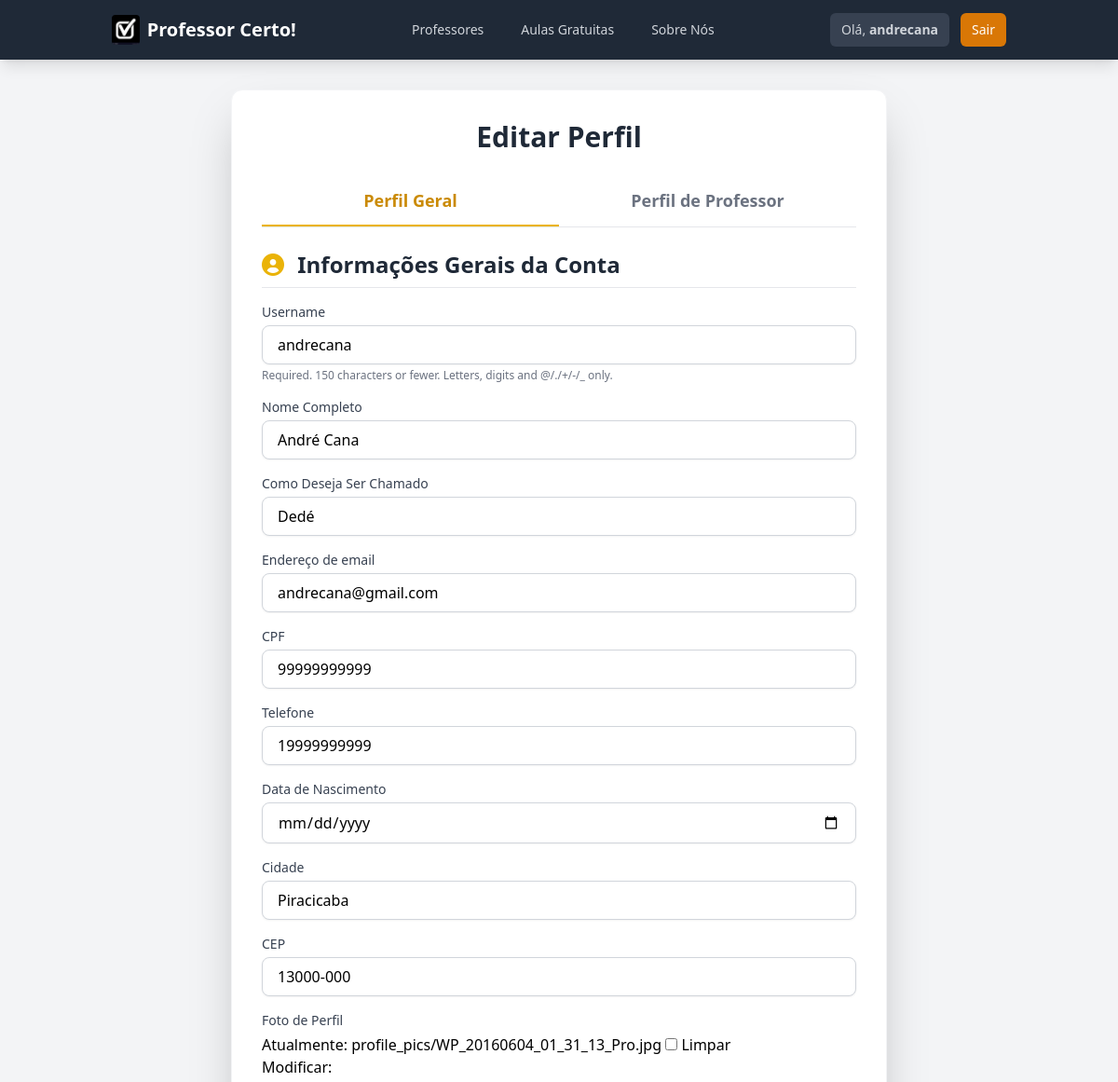
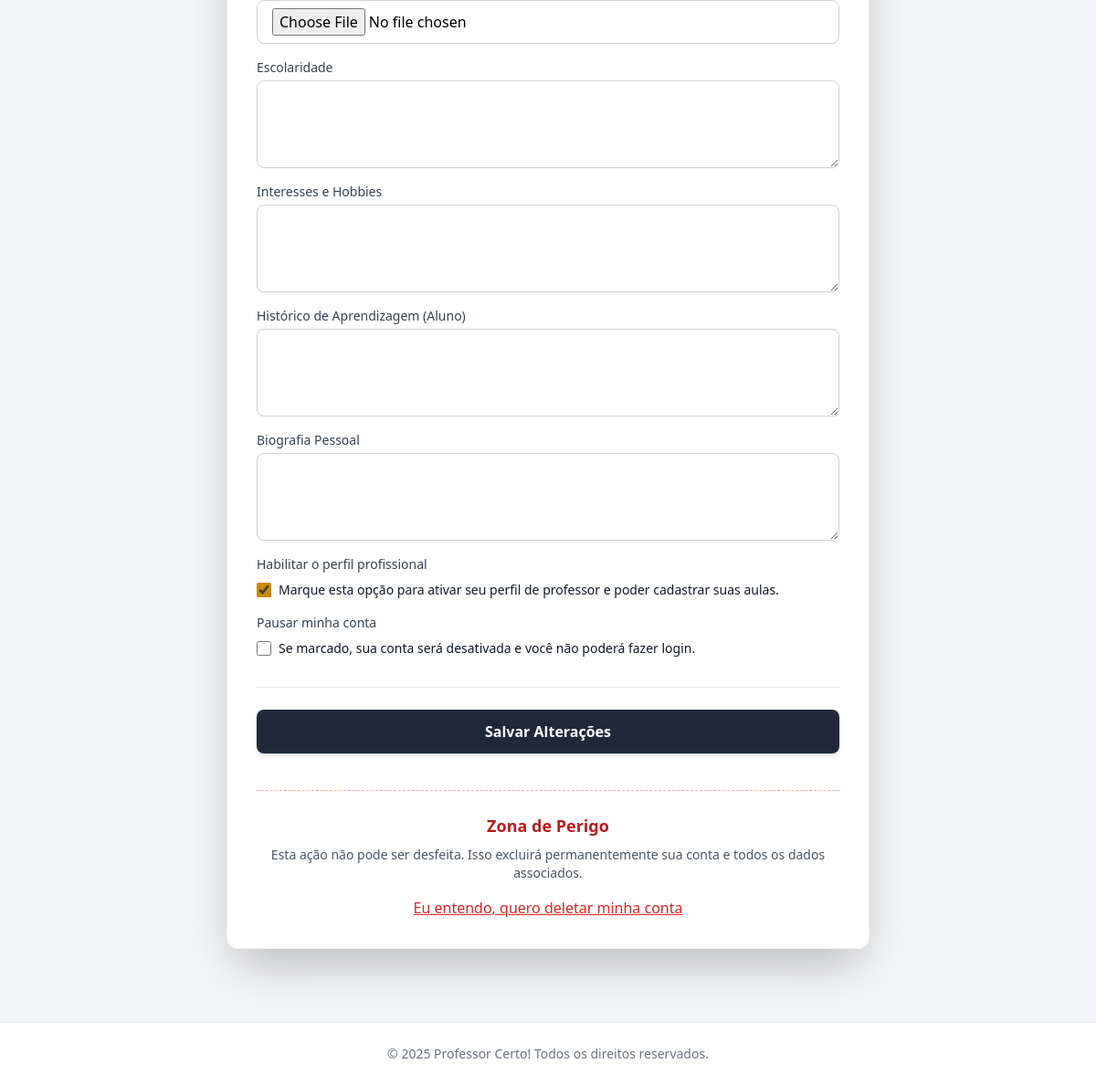
Page /perfil/editar/ (signed in) on the committed database (2 pictures, top to bottom).
### users/models.py (models this page shows, shortened)
class CustomUser(AbstractUser):
    email = models.EmailField(_('endereço de email'), unique=True)
    first_name = None
    last_name = None
    nome_completo = models.CharField(_('Nome Completo'), max_length=150, blank=False)
    como_deseja_ser_chamado = models.CharField(_('Como Deseja Ser Chamado'), max_length=50, blank=True)
    cpf = models.CharField(_('CPF'), max_length=14, unique=True, null=True, blank=True)
    telefone = models.CharField(_('Telefone'), max_length=20, blank=True)
    data_nascimento = models.DateField(_('Data de Nascimento'), null=True, blank=True)
    cidade = models.CharField(_('Cidade'), max_length=100, blank=True)
    cep = models.CharField(_('CEP'), max_length=10, blank=True)
    foto_perfil = models.ImageField(_('Foto de Perfil'), upload_to='profile_pics/', null=True, blank=True)
    escolaridade = models.TextField(_('Escolaridade'), blank=True)
    interesses = models.TextField(_('Interesses e Hobbies'), blank=True)
    historico_aprendizagem = models.TextField(_('Histórico de Aprendizagem (Aluno)'), blank=True)
    biografia = models.TextField(_('Biografia Pessoal'), blank=True)
    is_professor = models.BooleanField(_('É Professor'), default=False,
        help_text=_('Designa se este usuário ativou a modalidade professor.')
    )
    objects = CustomUserManager()
    USERNAME_FIELD = 'email'
    REQUIRED_FIELDS = ['username', 'nome_completo']
    class Meta:
        verbose_name = _('Usuário')
        verbose_name_plural = _('Usuários')

### users/views.py (the view)
# urls.py: path('perfil/editar/', views.editar_perfil, name='editar_perfil'),
@login_required
def editar_perfil(request):
    user = request.user
    try:
        professor_profile = user.professorprofile
    except ProfessorProfile.DoesNotExist:
        professor_profile = None
    if request.method == 'POST':
        user_form = CustomUserEditForm(request.POST, request.FILES, instance=user)
        profile_form = ProfessorProfileForm(request.POST, request.FILES, instance=professor_profile) if user.is_professor or 'is_professor' in request.POST else None
        if user_form.is_valid():
            try:
                with transaction.atomic():
                    updated_user = user_form.save() # Salva o CustomUser (is_professor é atualizado)
                    created_profile_now = False
                    if updated_user.is_professor:
                        professor_profile, created_profile_now = ProfessorProfile.objects.get_or_create(user=updated_user)
                        if not profile_form: # Se não foi instanciado antes (e o user agora é professor)
                            profile_form = ProfessorProfileForm(request.POST, request.FILES, instance=professor_profile)
                        else: # Se já existia, atualiza a instância para garantir que estamos usando o objeto salvo ou recém-criado
                            profile_form.instance = professor_profile
                        if profile_form.is_valid():
                            profile_form.save()
                            if not professor_profile.status_ativo:
                                professor_profile.status_ativo = True
                                professor_profile.save(update_fields=['status_ativo'])
                            if created_profile_now:
                                messages.info(request, 'Perfil de professor ativado! Preencha seus dados profissionais.')
                        else: # Se o profile_form não for válido
                            messages.error(request, 'Erro ao salvar o perfil profissional. Verifique os campos.')
                    elif not updated_user.is_professor and professor_profile:
                        professor_profile.status_ativo = False # Desativa (não aparece na lista)
                        professor_profile.save(update_fields=['status_ativo'])
                        messages.info(request, 'Seu perfil de professor foi desativado.')
                messages.success(request, 'Seu perfil foi atualizado com sucesso!')
                return redirect('users:perfil_detalhe', username=user.username)
            except Exception as e: # Captura qualquer exceção dentro da transação
                messages.error(request, f"Ocorreu um erro inesperado ao salvar: {e}")
        else: # Se user_form não for válido
            messages.error(request, 'Erro ao salvar o perfil geral. Verifique os campos.')
        context = {
            'user_form': user_form,
            'professor_form': profile_form,
            'is_professor': user_form.cleaned_data.get('is_professor', user.is_professor if user_form.is_valid() else False),
        }
        return render(request, 'users/editar_perfil.html', context)
    else: # GET request (quando a página é carregada)
        user_form = CustomUserEditForm(instance=user)
        if professor_profile:
            profile_form = ProfessorProfileForm(instance=professor_profile)
        else:
            profile_form = None
        context = {
            'user_form': user_form,
            'professor_form': profile_form,
            'is_professor': user.is_professor,
        }
        return render(request, 'users/editar_perfil.html', context)

### users/forms.py
class ProfessorProfileForm(forms.ModelForm):
    class Meta:
        model = ProfessorProfile
        exclude = ('user', 'media_avaliacoes', 'data_validacao')
        widgets = {
            'disciplinas': forms.Textarea(attrs={'rows': 2}),
            'curriculum': forms.Textarea(attrs={'rows': 4}),
            'bio_profissional': forms.Textarea(attrs={'rows': 3}),
            'sobre_a_aula': forms.Textarea(attrs={'rows': 3}),
        }
        help_texts = {
            'tarifa_hora': _("Deixe 0.00 ou em branco se for apenas Voluntário."),
        }

### users/templatetags/custom_tags.py (called while the page is built)
@register.filter(name='add_class')
def add_class(value, css_class):
    if hasattr(value, 'field') and hasattr(value.field.widget, 'attrs'):
        existing_classes = value.field.widget.attrs.get('class', '')
        if existing_classes:
            classes = existing_classes + ' ' + css_class
        else:
            classes = css_class
        return value.as_widget(attrs={'class': classes})
    return value

### users/templates/users/editar_perfil.html (shortened to what this page needs)
{% extends 'base/base.html' %}
{% load static %}
{% load custom_tags %}
{% block content %}
<div class="container mx-auto p-4 md:p-8 max-w-3xl">
    <div class="bg-white p-6 md:p-8 rounded-xl shadow-2xl border border-gray-100">
        <h1 class="text-3xl font-extrabold text-gray-800 mb-6 text-center">
            Editar Perfil
        </h1>
        <div class="flex border-b border-gray-200 mb-6">
            <button id="tab-geral"
                    class="tab-button flex-1 py-3 text-center text-lg font-semibold border-b-2 transition duration-300 ease-in-out"
                    data-target="form-geral">
                Perfil Geral
            </button>
            <button id="tab-professor"
                    class="tab-button flex-1 py-3 text-center text-lg font-semibold border-b-2 transition duration-300 ease-in-out"
                    data-target="form-professor">
                Perfil de Professor
            </button>
        </div>
        <form method="post" enctype="multipart/form-data">
            <div id="form-geral" class="form-container space-y-4">
                <h2 class="text-2xl font-bold text-gray-800 mb-4 border-b pb-2">
                    <i class="fas fa-user-circle text-yellow-500 mr-2"></i>
                    Informações Gerais da Conta
                </h2>
                {% for field in user_form %}
                    <div class="form-group mb-4">
                        <label for="{{ field.id_for_label }}" class="block text-sm font-medium text-gray-700 mb-1">
                            {{ field.label }}
                        </label>
                        {% if field.name == 'is_professor' or field.name == 'pausar_conta' %}
                            <div class="mt-2 flex items-center">
                                {{ field|add_class:"h-4 w-4 accent-yellow-600 border-gray-300 rounded focus:ring-yellow-500" }}
                                <label for="{{ field.id_for_label }}" class="ml-2 block text-sm text-gray-900">
                                    {{ field.help_text|safe }}
                                </label>
                            </div>
                        {% elif field.widget_type == 'textarea' %}
                            {{ field|add_class:"mt-1 block w-full px-4 py-3 border border-gray-300 rounded-lg shadow-sm focus:ring-yellow-500 focus:border-yellow-500 h-24" }}
                        {% else %}
                            {{ field|add_class:"mt-1 block w-full px-4 py-2 border border-gray-300 rounded-lg shadow-sm focus:ring-yellow-500 focus:border-yellow-500" }}
                        {% endif %}
                        {% if field.help_text and field.name != 'is_professor' and field.name != 'pausar_conta' %}
                            <p class="text-xs text-gray-500 mt-1">{{ field.help_text }}</p>
                        {% endif %}
                    </div>
                {% endfor %}
            </div>
            <div class="mt-8 pt-6 border-t border-gray-200">
                <button type="submit"
                        class="w-full py-3 px-4 bg-gray-800 hover:bg-gray-700 text-white font-bold rounded-lg shadow-md transition duration-300 transform hover:scale-[1.01] focus:outline-none focus:ring-4 focus:ring-gray-500 focus:ring-opacity-50">
                    Salvar Alterações
                </button>
            </div>
        </form>
        <div class="mt-10 pt-6 border-t border-dashed border-red-300 text-center">
            <h3 class="text-lg font-semibold text-red-700">Zona de Perigo</h3>
            <p class="text-sm text-gray-600 mt-2 mb-4">Esta ação não pode ser desfeita. Isso excluirá permanentemente sua conta e todos os dados associados.</p>
            <a href="{% url 'users:excluir_conta' %}" class="text-red-600 hover:text-red-800 underline">
                Eu entendo, quero deletar minha conta
            </a>
        </div>
    </div>
</div>
{% endblock content %}

### users/templates/base/base.html (shortened to what this page needs)
{% load static %}
<!DOCTYPE html>
<html lang="pt-br" class="h-full bg-gray-100">
<head>
    <link rel="stylesheet" href="{% static 'css/tailwind.css' %}">
    <link rel="stylesheet" href="https://cdnjs.cloudflare.com/ajax/libs/font-awesome/6.0.0/css/all.min.css">
    <nav class="bg-gray-800 shadow-lg">
        <div class="container mx-auto px-4 sm:px-6 lg:px-8">
            <div class="relative flex items-center justify-between h-16">
                <div class="flex-shrink-0">
                    <a class="flex items-center text-white text-xl font-bold" href="{% url 'users:lista_professores' %}">
                        <img src="/static/images/logo.jpg" alt="Logo Professor Certo!" class="h-8 w-auto mr-2 rounded">
                        <span>Professor Certo!</span>
                    </a>
                </div>
                <div class="hidden sm:ml-6 sm:flex sm:items-center sm:space-x-4">
                    <a href="{% url 'users:lista_professores' %}" class="text-gray-300 hover:bg-gray-700 hover:text-white px-3 py-2 rounded-md text-sm font-medium">Professores</a>
                    <a href="{% url 'users:lista_voluntarios' %}" class="text-gray-300 hover:bg-gray-700 hover:text-white px-3 py-2 rounded-md text-sm font-medium">Aulas Gratuitas</a>
                    <a href="{% url 'users:sobre_nos' %}" class="text-gray-300 hover:bg-gray-700 hover:text-white px-3 py-2 rounded-md text-sm font-medium">Sobre Nós</a>
                </div>
                <div class="hidden sm:ml-6 sm:flex sm:items-center">
                    {% if user.is_authenticated %}
                        <a href="{% url 'users:perfil_detalhe' username=user.username %}"
                           class="flex items-center text-sm font-medium text-gray-300 hover:text-white bg-gray-700 px-3 py-2 rounded-md transition duration-150 ease-in-out">
                            <span>Olá, <strong>{{ user.username }}</strong></span>
                        </a>
                        <form method="post" action="{% url 'logout' %}" class="ml-3">
                            <button type="submit" class="bg-amber-600 hover:bg-red-700 text-white px-3 py-2 rounded-md text-sm font-medium transition duration-150 ease-in-out">
                                Sair
                            </button>
                        </form>
                    {% endif %}
                </div>
            </div>
        </div>
    </nav>
    <main class="container mx-auto flex-grow">
        {% block content %}{% endblock content %}
    </main>
    <footer class="mt-12 py-6 border-t border-gray-200 bg-white">
        <div class="container mx-auto text-center text-gray-500 text-sm">
            <p>&copy; 2025 Professor Certo! Todos os direitos reservados.</p>
        </div>
    </footer>
</body>
</html>

### rows in the picture
CustomUser: username "andrecana", user_form "andrecana" "André Cana" "Dedé" "andrecana@gmail.com" "99999999999" "19999999999" "Piracicaba" "13000-000", user_form "☑"

### other values in the picture
{{ field.label }} "Username" "Nome Completo" "Como Deseja Ser Chamado" "Endereço de email" "CPF" "Telefone" "Data de Nascimento" "Cidade" "CEP" "Foto de Perfil" "Escolaridade" "Interesses e Hobbies" "Histórico de Aprendizagem (Aluno)" "Biografia Pessoal" "Habilitar o perfil profissional" "Pausar minha conta"
{{ field.help_text }} "Required. 150 characters or fewer. Letters, digits and @/./+/-/_ only."
{{ field.help_text|safe }} "Marque esta opção para ativar seu perfil de professor e poder cadastrar suas aulas." "Se marcado, sua conta será desativada e você não poderá fazer login."
